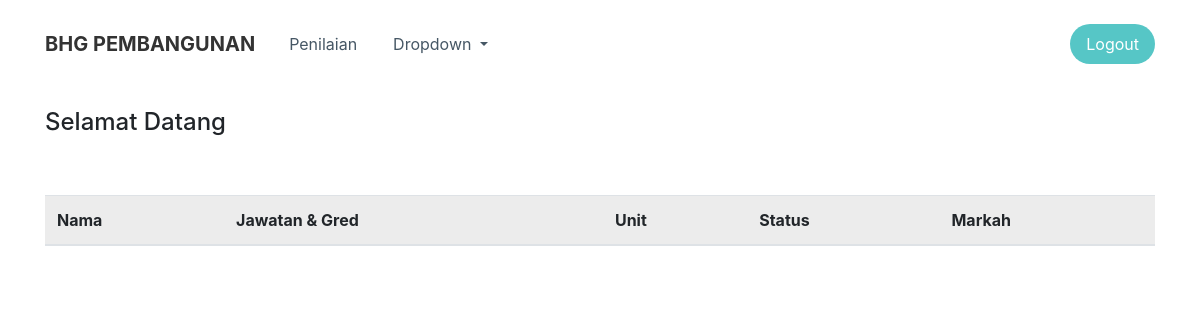
Page /senaraipegawai.php (signed in) on the earlier database version.
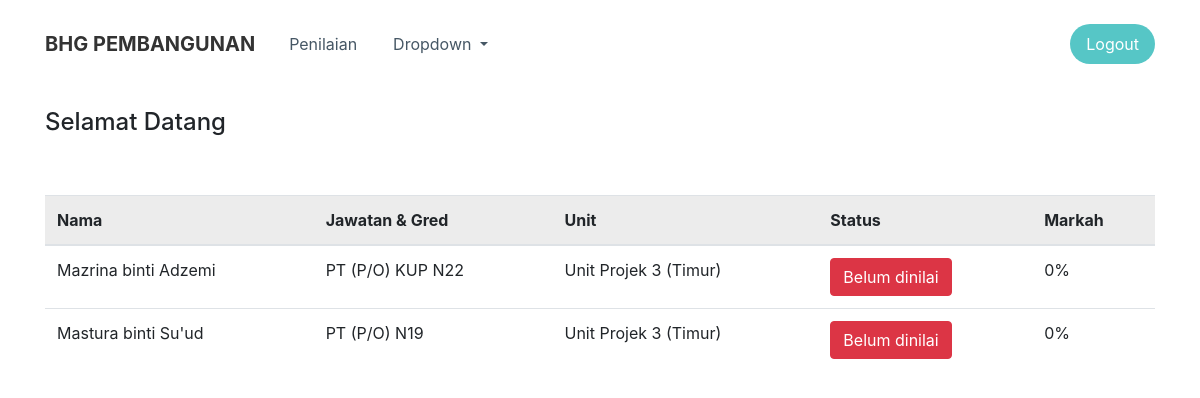
Same page on the later database version.
### tables this page shows
CREATE TABLE `pegawai` (
  `uid` int(150) NOT NULL,
  `kad_pengenalan` varchar(12) NOT NULL,
  `nama` tinytext NOT NULL,
  `jawatan` tinytext NOT NULL,
  `gred` tinytext NOT NULL,
  `cawangan_id` int(10) NOT NULL,
  `unit_id` int(10) DEFAULT NULL,
  `kumpulan_id` int(10) NOT NULL,
  `access_id` int(10) DEFAULT NULL
);

CREATE TABLE `unit` (
  `uid` int(10) NOT NULL,
  `nama_unit` tinytext NOT NULL,
  `cawangan_id` int(10) NOT NULL
);

### senaraipegawai.php (the view, shortened to what this page needs)
<?php
include 'includes/header.usr.inc.php';
require 'includes/db.inc.php';
$pegawai_id = $_SESSION['uid'];
$unit_id = $_SESSION['unit_id'];
$cawangan_id = $_SESSION['cawangan_id'];
$access_id = $_SESSION['access_id'];
?>
<div class="container">
    <h4 style="margin-top: 20px;">Selamat Datang <?php echo $_SESSION['nama']; ?></h4>
    <div class="table-responsive" style="margin: 0px;margin-top: 50px;">
        <table class="table">
            <thead>
                <tr>
                    <th class="table-active">Nama</th>
                    <th class="table-active">Jawatan &amp; Gred</th>
                    <th class="table-active">Unit</th>
                    <th class="table-active">Status</th>
                    <th class="table-active">Markah</th>
                </tr>
            </thead>
            <tbody id="senarai-pegawai">
                <?php
                if ($access_id == 1) {
                    $sql = "SELECT pegawai.uid, pegawai.nama, pegawai.jawatan, pegawai.gred, pegawai.cawangan_id, pegawai.unit_id, pegawai.kumpulan_id, unit.nama_unit, penilaian.markah, penilaian.status_id FROM (pegawai INNER JOIN unit ON pegawai.unit_id=unit.uid)  WHERE pegawai.cawangan_id=$cawangan_id AND pegawai.kumpulan_id=1 AND pegawai.uid!=$pegawai_id";
                }
                else if ($access_id == 2) {
                    $sql = "SELECT pegawai.uid, pegawai.nama, pegawai.jawatan, pegawai.gred, pegawai.cawangan_id, pegawai.unit_id, pegawai.kumpulan_id, unit.nama_unit, penilaian.markah, penilaian.status_id FROM ((pegawai INNER JOIN unit ON pegawai.unit_id=unit.uid) LEFT JOIN penilaian ON pegawai.uid=penilaian.pegawai_id) WHERE pegawai.unit_id=$unit_id AND pegawai.kumpulan_id=2";
                }
                $result = mysqli_query($db, $sql);
                $resultCheck = mysqli_num_rows($result);
                if ($resultCheck > 0) {
                    while ($row = mysqli_fetch_assoc($result)) {
                        echo "<tr>";
                        echo "<td>".$row['nama']."</td>";
                        echo "<td>".$row['jawatan']." ". $row['gred']."</td>";
                        echo "<td>".$row['nama_unit']."</td>";
                        if ($row['status_id'] == 0){
                            echo "<td><a class='btn btn-danger' href='penilaian.php?uid=".$row['uid']."'>Belum dinilai</a></td>";
                            echo "<td>0%</td>";
                        }else {
                            echo "<td><a class='btn btn-success'>Sudah dinilai</a></td>";
                            echo "<td>".$row['markah']."%</td>";
                        }
                        echo "</tr>";
                    }
                }
                ?>
            </tbody>
        </table>
    </div>
</div>
<?php
include 'includes/footer.usr.inc.php';
?>

### includes/header.usr.inc.php (shortened to what this page needs)
<!DOCTYPE html>
<html>
<head>
    <link rel="stylesheet" href="assets/bootstrap/css/bootstrap.min.css">
    <link rel="stylesheet" href="assets/fonts/ionicons.min.css">
    <link rel="stylesheet" href="https://cdnjs.cloudflare.com/ajax/libs/Swiper/3.3.1/css/swiper.min.css">
    <link rel="stylesheet" href="https://cdnjs.cloudflare.com/ajax/libs/font-awesome/4.7.0/css/font-awesome.min.css">
    <link rel="stylesheet" href="assets/css/Login-Form-Clean.css">
    <link rel="stylesheet" href="assets/css/Login-Form-Dark.css">
    <link rel="stylesheet" href="assets/css/Navigation-with-Button-1.css">
    <link rel="stylesheet" href="assets/css/Navigation-with-Button.css">
    <link rel="stylesheet" href="assets/css/Simple-Slider.css">
    <link rel="stylesheet" href="assets/css/styles.css">
</head>
<body>
    <div>
        <nav class="navbar navbar-light navbar-expand-md navigation-clean-button">
            <div class="container"><a class="navbar-brand" href="index.html">BHG PEMBANGUNAN</a>
                <div class="collapse navbar-collapse" id="navcol-1">
                    <ul class="nav navbar-nav mr-auto">
                        <li class="nav-item" role="presentation"><a class="nav-link" href="">Penilaian</a></li>
                        <li class="dropdown nav-item"><a class="dropdown-toggle nav-link" data-toggle="dropdown" aria-expanded="false" href="#">Dropdown </a>
                        </li>
                    </ul><span class="navbar-text actions"> <a class="btn btn-light action-button" role="button" href="includes/logout.usr.inc.php">Logout</a></span>
                </div>
            </div>
        </nav>
    </div>

### includes/footer.usr.inc.php (shortened to what this page needs)
</body>
</html>

### assets/css/Navigation-with-Button-1.css (style rules this page uses)
.navigation-clean-button { background: #fff; padding-top: .75rem; padding-bottom: .75rem; color: #333; border-radius: 0; box-shadow: none; border: none; margin-bottom: 0; }
@media (min-width:768px) { .navigation-clean-button { padding-top: 1rem; padding-bottom: 1rem; } }
.navigation-clean-button .navbar-brand { font-weight: bold; color: inherit; }
.navigation-clean-button .navbar-collapse, .navigation-clean-button .form-inline { border-top-color: #ddd; }
.navigation-clean-button.navbar .navbar-nav .nav-link { padding-left: 18px; padding-right: 18px; }
.navigation-clean-button.navbar-light .navbar-nav .nav-link { color: #465765; }
.navigation-clean-button .navbar-text .action-button, .navigation-clean-button .navbar-text .action-button:active, .navigation-clean-button .navbar-text .action-button:hover { background: #56c6c6; border-radius: 20px; font-size: inherit; color: #fff; box-shadow: none; border: none; text-shadow: none; padding: .5rem 1rem; transition: background-color 0.25s; font-size: inherit; }

### assets/css/Navigation-with-Button.css (style rules this page uses)
.navigation-clean-button { background: #ffffff; padding-top: .75rem; padding-bottom: .75rem; color: #333; border-radius: 0; box-shadow: none; border: none; margin-bottom: 0; }
@media (min-width:768px) { .navigation-clean-button { padding-top: 1rem; padding-bottom: 1rem; } }
.navigation-clean-button .navbar-brand { font-weight: bold; color: inherit; }
.navigation-clean-button .navbar-collapse, .navigation-clean-button .form-inline { border-top-color: #ddd; }
.navigation-clean-button.navbar .navbar-nav .nav-link { padding-left: 18px; padding-right: 18px; }
.navigation-clean-button.navbar-light .navbar-nav .nav-link { color: #465765; }
.navigation-clean-button .navbar-text .action-button, .navigation-clean-button .navbar-text .action-button:active, .navigation-clean-button .navbar-text .action-button:hover { background: #56c6c6; border-radius: 20px; font-size: inherit; color: #fff; box-shadow: none; border: none; text-shadow: none; padding: .5rem 1rem; transition: background-color 0.25s; font-size: inherit; }

Differences in the rows shown:
added pegawai: nama "Mazrina binti Adzemi", jawatan "PT (P/O)", gred "KUP N22", unit.nama_unit "Unit Projek 3 (Timur)"
added pegawai: nama "Mastura binti Su'ud", jawatan "PT (P/O)", gred "N19", unit.nama_unit "Unit Projek 3 (Timur)"
